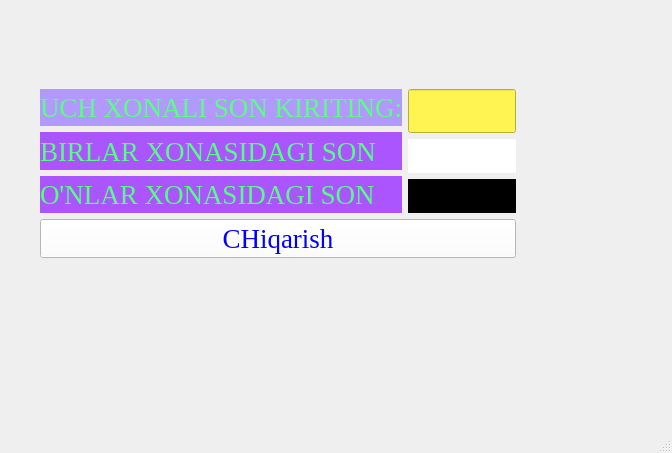
<?xml version="1.0" encoding="UTF-8"?>
<ui version="4.0">
 <class>MainWindow</class>
 <widget class="QMainWindow" name="MainWindow">
  <property name="geometry">
   <rect>
    <x>0</x>
    <y>0</y>
    <width>672</width>
    <height>453</height>
   </rect>
  </property>
  <property name="windowTitle">
   <string>MainWindow</string>
  </property>
  <widget class="QWidget" name="centralwidget">
   <widget class="QWidget" name="layoutWidget">
    <property name="geometry">
     <rect>
      <x>40</x>
      <y>89</y>
      <width>476</width>
      <height>169</height>
     </rect>
    </property>
    <property name="font">
     <font>
      <pointsize>20</pointsize>
     </font>
    </property>
    <layout class="QVBoxLayout" name="verticalLayout_3">
     <item>
      <layout class="QHBoxLayout" name="horizontalLayout">
       <item>
        <layout class="QVBoxLayout" name="verticalLayout">
         <item>
          <widget class="QLabel" name="RAQAM">
           <property name="font">
            <font>
             <family>Times New Roman</family>
             <pointsize>20</pointsize>
            </font>
           </property>
           <property name="styleSheet">
            <string notr="true">background-color: rgb(177, 153, 255);
border-color: rgb(111, 253, 255);
color: rgb(90, 255, 129);
border-bottom-color: rgb(163, 144, 255);</string>
           </property>
           <property name="text">
            <string>UCH XONALI SON KIRITING:</string>
           </property>
          </widget>
         </item>
         <item>
          <widget class="QLabel" name="label_2">
           <property name="font">
            <font>
             <family>Times New Roman</family>
             <pointsize>20</pointsize>
            </font>
           </property>
           <property name="styleSheet">
            <string notr="true">color: rgb(85, 255, 127);
background-color: rgb(170, 85, 255);</string>
           </property>
           <property name="text">
            <string>BIRLAR XONASIDAGI SON</string>
           </property>
          </widget>
         </item>
         <item>
          <widget class="QLabel" name="label">
           <property name="font">
            <font>
             <family>Times New Roman</family>
             <pointsize>20</pointsize>
            </font>
           </property>
           <property name="styleSheet">
            <string notr="true">color: rgb(85, 255, 127);
background-color: rgb(170, 85, 255);</string>
           </property>
           <property name="text">
            <string>O'NLAR XONASIDAGI SON</string>
           </property>
          </widget>
         </item>
        </layout>
       </item>
       <item>
        <layout class="QVBoxLayout" name="verticalLayout_2">
         <item>
          <widget class="QLineEdit" name="son">
           <property name="font">
            <font>
             <family>Times New Roman</family>
             <pointsize>24</pointsize>
            </font>
           </property>
           <property name="styleSheet">
            <string notr="true">background-color: rgb(255, 244, 82);
border-color: rgb(111, 118, 255);
color: rgb(0, 0, 0);</string>
           </property>
           <property name="text">
            <string/>
           </property>
          </widget>
         </item>
         <item>
          <widget class="QLabel" name="birlar">
           <property name="font">
            <font>
             <family>Times New Roman</family>
             <pointsize>20</pointsize>
            </font>
           </property>
           <property name="styleSheet">
            <string notr="true">color: rgb(0, 0, 0);
background-color: rgb(255, 255, 255);</string>
           </property>
           <property name="text">
            <string/>
           </property>
          </widget>
         </item>
         <item>
          <widget class="QLabel" name="onlar">
           <property name="font">
            <font>
             <family>Times New Roman</family>
             <pointsize>20</pointsize>
            </font>
           </property>
           <property name="styleSheet">
            <string notr="true">color: rgb(255, 255, 255);
background-color: rgb(0, 0, 0);</string>
           </property>
           <property name="text">
            <string/>
           </property>
          </widget>
         </item>
        </layout>
       </item>
      </layout>
     </item>
     <item>
      <widget class="QPushButton" name="chiqarish">
       <property name="font">
        <font>
         <family>Times New Roman</family>
         <pointsize>20</pointsize>
        </font>
       </property>
       <property name="styleSheet">
        <string notr="true">color: rgb(0, 0, 255);
background-color: rgb(255, 255, 255);</string>
       </property>
       <property name="text">
        <string>CHiqarish</string>
       </property>
      </widget>
     </item>
    </layout>
   </widget>
  </widget>
  <widget class="QMenuBar" name="menubar">
   <property name="geometry">
    <rect>
     <x>0</x>
     <y>0</y>
     <width>672</width>
     <height>21</height>
    </rect>
   </property>
  </widget>
  <widget class="QStatusBar" name="statusbar"/>
 </widget>
 <resources/>
 <connections/>
</ui>
